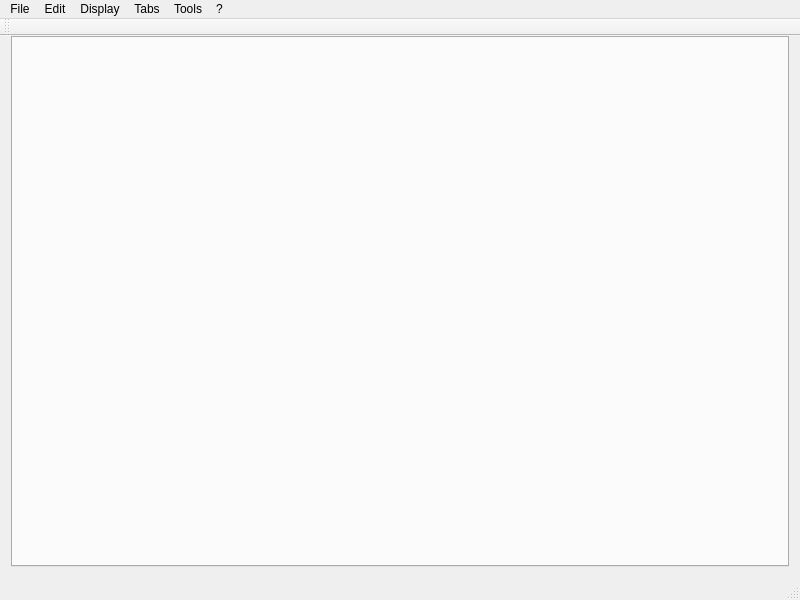
<?xml version="1.0" encoding="UTF-8"?>
<ui version="4.0">
 <class>MainWindow</class>
 <widget class="QMainWindow" name="MainWindow">
  <property name="geometry">
   <rect>
    <x>0</x>
    <y>0</y>
    <width>800</width>
    <height>600</height>
   </rect>
  </property>
  <property name="windowTitle">
   <string>TabS</string>
  </property>
  <property name="windowIcon">
   <iconset resource="ressource.qrc">
    <normaloff>:/images/TabS</normaloff>:/images/TabS</iconset>
  </property>
  <widget class="QWidget" name="centralWidget">
   <layout class="QHBoxLayout" name="horizontalLayout">
    <property name="topMargin">
     <number>0</number>
    </property>
    <item>
     <widget class="MyTabWidget" name="tabWidget">
      <property name="currentIndex">
       <number>-1</number>
      </property>
      <property name="tabsClosable">
       <bool>true</bool>
      </property>
      <property name="movable">
       <bool>true</bool>
      </property>
     </widget>
    </item>
   </layout>
  </widget>
  <widget class="QMenuBar" name="menuBar">
   <property name="geometry">
    <rect>
     <x>0</x>
     <y>0</y>
     <width>800</width>
     <height>25</height>
    </rect>
   </property>
   <widget class="QMenu" name="menuFile">
    <property name="title">
     <string>File</string>
    </property>
    <widget class="QMenu" name="menuRe_Open">
     <property name="title">
      <string>Re-Open</string>
     </property>
     <widget class="QMenu" name="menuBy_artist">
      <property name="title">
       <string>By artist</string>
      </property>
      <addaction name="separator"/>
     </widget>
     <widget class="QMenu" name="menuBy_date">
      <property name="title">
       <string>By date</string>
      </property>
      <addaction name="separator"/>
     </widget>
     <addaction name="actionOpen_previous_tabs"/>
     <addaction name="actionEdit_List"/>
     <addaction name="actionClear"/>
     <addaction name="separator"/>
     <addaction name="menuBy_artist"/>
     <addaction name="menuBy_date"/>
     <addaction name="separator"/>
    </widget>
    <addaction name="actionNew"/>
    <addaction name="actionAssist"/>
    <addaction name="separator"/>
    <addaction name="menuRe_Open"/>
    <addaction name="actionOpen"/>
    <addaction name="actionOpen_Folder"/>
    <addaction name="separator"/>
    <addaction name="actionSave"/>
    <addaction name="actionSave_as"/>
    <addaction name="actionExport_PDF"/>
    <addaction name="separator"/>
    <addaction name="actionClose"/>
    <addaction name="actionClose_All"/>
    <addaction name="separator"/>
    <addaction name="actionPreview"/>
    <addaction name="actionPrint"/>
    <addaction name="separator"/>
    <addaction name="actionQuit"/>
   </widget>
   <widget class="QMenu" name="menuEdit">
    <property name="title">
     <string>Edit</string>
    </property>
    <addaction name="actionUndo"/>
    <addaction name="actionRedo"/>
    <addaction name="separator"/>
    <addaction name="actionCut"/>
    <addaction name="actionCopy"/>
    <addaction name="actionPaste"/>
    <addaction name="separator"/>
    <addaction name="actionSelect_All"/>
    <addaction name="actionFind"/>
    <addaction name="actionFind_next"/>
    <addaction name="separator"/>
    <addaction name="actionPreferences"/>
   </widget>
   <widget class="QMenu" name="menuDisplay">
    <property name="title">
     <string>Display</string>
    </property>
    <addaction name="actionFull_Screen"/>
    <addaction name="actionEdit_mode"/>
    <addaction name="actionRead_only_mode"/>
    <addaction name="separator"/>
   </widget>
   <widget class="QMenu" name="menuTools">
    <property name="title">
     <string>Tools</string>
    </property>
    <addaction name="actionChords_manager"/>
    <addaction name="separator"/>
    <addaction name="actionSearch_lyrics"/>
    <addaction name="actionSearch_XTA"/>
    <addaction name="separator"/>
    <addaction name="actionDownload_XTA"/>
   </widget>
   <widget class="QMenu" name="menu">
    <property name="title">
     <string>?</string>
    </property>
    <addaction name="actionHelp"/>
    <addaction name="actionAbout"/>
   </widget>
   <widget class="QMenu" name="menuTabs">
    <property name="title">
     <string>Tabs</string>
    </property>
    <addaction name="actionPrevious"/>
    <addaction name="actionNext"/>
    <addaction name="separator"/>
   </widget>
   <addaction name="menuFile"/>
   <addaction name="menuEdit"/>
   <addaction name="menuDisplay"/>
   <addaction name="menuTabs"/>
   <addaction name="menuTools"/>
   <addaction name="menu"/>
  </widget>
  <widget class="QToolBar" name="mainToolBar">
   <attribute name="toolBarArea">
    <enum>TopToolBarArea</enum>
   </attribute>
   <attribute name="toolBarBreak">
    <bool>true</bool>
   </attribute>
  </widget>
  <widget class="QStatusBar" name="statusBar"/>
  <action name="actionOpen">
   <property name="icon">
    <iconset resource="ressource.qrc">
     <normaloff>:/images/open</normaloff>:/images/open</iconset>
   </property>
   <property name="text">
    <string>Open</string>
   </property>
   <property name="shortcut">
    <string>Ctrl+O</string>
   </property>
   <property name="iconVisibleInMenu">
    <bool>true</bool>
   </property>
  </action>
  <action name="actionNew">
   <property name="icon">
    <iconset resource="ressource.qrc">
     <normaloff>:/images/new</normaloff>:/images/new</iconset>
   </property>
   <property name="text">
    <string>New</string>
   </property>
   <property name="shortcut">
    <string>Ctrl+N</string>
   </property>
   <property name="iconVisibleInMenu">
    <bool>true</bool>
   </property>
  </action>
  <action name="actionAssist">
   <property name="enabled">
    <bool>false</bool>
   </property>
   <property name="text">
    <string>Assist</string>
   </property>
   <property name="shortcut">
    <string>Ctrl+Shift+N</string>
   </property>
  </action>
  <action name="actionOpen_Folder">
   <property name="text">
    <string>Open Folder</string>
   </property>
   <property name="shortcut">
    <string>Ctrl+F</string>
   </property>
  </action>
  <action name="actionEdit_List">
   <property name="enabled">
    <bool>false</bool>
   </property>
   <property name="text">
    <string>Edit List</string>
   </property>
  </action>
  <action name="actionClear">
   <property name="text">
    <string>Clear</string>
   </property>
  </action>
  <action name="actionSave">
   <property name="icon">
    <iconset resource="ressource.qrc">
     <normaloff>:/images/save</normaloff>:/images/save</iconset>
   </property>
   <property name="text">
    <string>Save</string>
   </property>
   <property name="shortcut">
    <string>Ctrl+S</string>
   </property>
   <property name="iconVisibleInMenu">
    <bool>true</bool>
   </property>
  </action>
  <action name="actionSave_as">
   <property name="icon">
    <iconset resource="ressource.qrc">
     <normaloff>:/images/save-as</normaloff>:/images/save-as</iconset>
   </property>
   <property name="text">
    <string>Save as</string>
   </property>
   <property name="shortcut">
    <string>Ctrl+Shift+S</string>
   </property>
   <property name="iconVisibleInMenu">
    <bool>true</bool>
   </property>
  </action>
  <action name="actionClose">
   <property name="icon">
    <iconset resource="ressource.qrc">
     <normaloff>:/images/close</normaloff>:/images/close</iconset>
   </property>
   <property name="text">
    <string>Close</string>
   </property>
   <property name="shortcut">
    <string>Ctrl+W</string>
   </property>
   <property name="iconVisibleInMenu">
    <bool>true</bool>
   </property>
  </action>
  <action name="actionClose_All">
   <property name="text">
    <string>Close All</string>
   </property>
   <property name="shortcut">
    <string>Ctrl+Shift+W</string>
   </property>
  </action>
  <action name="actionPreview">
   <property name="icon">
    <iconset resource="ressource.qrc">
     <normaloff>:/images/print-preview</normaloff>:/images/print-preview</iconset>
   </property>
   <property name="text">
    <string>Preview</string>
   </property>
   <property name="shortcut">
    <string>Ctrl+Shift+P</string>
   </property>
   <property name="iconVisibleInMenu">
    <bool>true</bool>
   </property>
  </action>
  <action name="actionPrint">
   <property name="icon">
    <iconset resource="ressource.qrc">
     <normaloff>:/images/print</normaloff>:/images/print</iconset>
   </property>
   <property name="text">
    <string>Print</string>
   </property>
   <property name="shortcut">
    <string>Ctrl+P</string>
   </property>
   <property name="iconVisibleInMenu">
    <bool>true</bool>
   </property>
  </action>
  <action name="actionQuit">
   <property name="icon">
    <iconset resource="ressource.qrc">
     <normaloff>:/images/app-close</normaloff>:/images/app-close</iconset>
   </property>
   <property name="text">
    <string>Quit</string>
   </property>
   <property name="shortcut">
    <string>Ctrl+Q</string>
   </property>
   <property name="iconVisibleInMenu">
    <bool>true</bool>
   </property>
  </action>
  <action name="actionUndo">
   <property name="icon">
    <iconset resource="ressource.qrc">
     <normaloff>:/images/undo</normaloff>:/images/undo</iconset>
   </property>
   <property name="text">
    <string>Undo</string>
   </property>
   <property name="shortcut">
    <string>Ctrl+Z</string>
   </property>
   <property name="iconVisibleInMenu">
    <bool>true</bool>
   </property>
  </action>
  <action name="actionRedo">
   <property name="icon">
    <iconset resource="ressource.qrc">
     <normaloff>:/images/redo</normaloff>:/images/redo</iconset>
   </property>
   <property name="text">
    <string>Redo</string>
   </property>
   <property name="shortcut">
    <string>Ctrl+Shift+Z</string>
   </property>
   <property name="iconVisibleInMenu">
    <bool>true</bool>
   </property>
  </action>
  <action name="actionCut">
   <property name="icon">
    <iconset resource="ressource.qrc">
     <normaloff>:/images/cut</normaloff>:/images/cut</iconset>
   </property>
   <property name="text">
    <string>Cut</string>
   </property>
   <property name="shortcut">
    <string>Ctrl+X</string>
   </property>
   <property name="iconVisibleInMenu">
    <bool>true</bool>
   </property>
  </action>
  <action name="actionCopy">
   <property name="icon">
    <iconset resource="ressource.qrc">
     <normaloff>:/images/copy</normaloff>:/images/copy</iconset>
   </property>
   <property name="text">
    <string>Copy</string>
   </property>
   <property name="shortcut">
    <string>Ctrl+C</string>
   </property>
   <property name="iconVisibleInMenu">
    <bool>true</bool>
   </property>
  </action>
  <action name="actionPaste">
   <property name="icon">
    <iconset resource="ressource.qrc">
     <normaloff>:/images/paste</normaloff>:/images/paste</iconset>
   </property>
   <property name="text">
    <string>Paste</string>
   </property>
   <property name="shortcut">
    <string>Ctrl+V</string>
   </property>
   <property name="iconVisibleInMenu">
    <bool>true</bool>
   </property>
  </action>
  <action name="actionSelect_All">
   <property name="text">
    <string>Select All</string>
   </property>
   <property name="shortcut">
    <string>Ctrl+A</string>
   </property>
  </action>
  <action name="actionFind">
   <property name="enabled">
    <bool>false</bool>
   </property>
   <property name="text">
    <string>Find</string>
   </property>
   <property name="shortcut">
    <string>Ctrl+F</string>
   </property>
  </action>
  <action name="actionFind_next">
   <property name="enabled">
    <bool>false</bool>
   </property>
   <property name="text">
    <string>Find next</string>
   </property>
   <property name="shortcut">
    <string>F3</string>
   </property>
  </action>
  <action name="actionPreferences">
   <property name="icon">
    <iconset resource="ressource.qrc">
     <normaloff>:/images/config</normaloff>:/images/config</iconset>
   </property>
   <property name="text">
    <string>Preferences</string>
   </property>
   <property name="iconVisibleInMenu">
    <bool>true</bool>
   </property>
  </action>
  <action name="actionFull_Screen">
   <property name="checkable">
    <bool>true</bool>
   </property>
   <property name="icon">
    <iconset resource="ressource.qrc">
     <normaloff>:/images/fullscreen</normaloff>
     <normalon>:/images/normalscreen</normalon>:/images/fullscreen</iconset>
   </property>
   <property name="text">
    <string>Full Screen</string>
   </property>
   <property name="shortcut">
    <string>Ctrl+Return</string>
   </property>
   <property name="iconVisibleInMenu">
    <bool>true</bool>
   </property>
  </action>
  <action name="actionSearch_lyrics">
   <property name="icon">
    <iconset resource="ressource.qrc">
     <normaloff>:/images/web</normaloff>:/images/web</iconset>
   </property>
   <property name="text">
    <string>Search lyrics</string>
   </property>
   <property name="iconVisibleInMenu">
    <bool>true</bool>
   </property>
  </action>
  <action name="actionSearch_XTA">
   <property name="icon">
    <iconset resource="ressource.qrc">
     <normaloff>:/images/web</normaloff>:/images/web</iconset>
   </property>
   <property name="text">
    <string>Search XTA</string>
   </property>
   <property name="iconVisibleInMenu">
    <bool>true</bool>
   </property>
  </action>
  <action name="actionOpen_previous_tabs">
   <property name="text">
    <string>Open previous tabs</string>
   </property>
  </action>
  <action name="actionChords_manager">
   <property name="icon">
    <iconset resource="ressource.qrc">
     <normaloff>:/images/chord</normaloff>:/images/chord</iconset>
   </property>
   <property name="text">
    <string>Chords manager</string>
   </property>
   <property name="iconVisibleInMenu">
    <bool>true</bool>
   </property>
  </action>
  <action name="actionEdit_mode">
   <property name="icon">
    <iconset resource="ressource.qrc">
     <normaloff>:/images/setup</normaloff>:/images/setup</iconset>
   </property>
   <property name="text">
    <string>Edit mode</string>
   </property>
   <property name="shortcut">
    <string>Ctrl+E</string>
   </property>
   <property name="visible">
    <bool>false</bool>
   </property>
   <property name="iconVisibleInMenu">
    <bool>true</bool>
   </property>
  </action>
  <action name="actionRead_only_mode">
   <property name="icon">
    <iconset resource="ressource.qrc">
     <normaloff>:/images/file-icon</normaloff>:/images/file-icon</iconset>
   </property>
   <property name="text">
    <string>Read-only mode</string>
   </property>
   <property name="shortcut">
    <string>Ctrl+R</string>
   </property>
   <property name="visible">
    <bool>true</bool>
   </property>
   <property name="iconVisibleInMenu">
    <bool>true</bool>
   </property>
  </action>
  <action name="actionExport_PDF">
   <property name="icon">
    <iconset resource="ressource.qrc">
     <normaloff>:/images/pdf</normaloff>:/images/pdf</iconset>
   </property>
   <property name="text">
    <string>Export PDF</string>
   </property>
   <property name="iconVisibleInMenu">
    <bool>true</bool>
   </property>
  </action>
  <action name="actionDownload_XTA">
   <property name="icon">
    <iconset resource="ressource.qrc">
     <normaloff>:/images/web</normaloff>:/images/web</iconset>
   </property>
   <property name="text">
    <string>Download XTA</string>
   </property>
   <property name="iconVisibleInMenu">
    <bool>true</bool>
   </property>
  </action>
  <action name="actionHelp">
   <property name="enabled">
    <bool>false</bool>
   </property>
   <property name="icon">
    <iconset resource="ressource.qrc">
     <normaloff>:/images/help</normaloff>:/images/help</iconset>
   </property>
   <property name="text">
    <string>Help</string>
   </property>
   <property name="iconVisibleInMenu">
    <bool>true</bool>
   </property>
  </action>
  <action name="actionAbout">
   <property name="icon">
    <iconset resource="ressource.qrc">
     <normaloff>:/images/info</normaloff>:/images/info</iconset>
   </property>
   <property name="text">
    <string>About</string>
   </property>
   <property name="iconVisibleInMenu">
    <bool>true</bool>
   </property>
  </action>
  <action name="actionPrevious">
   <property name="text">
    <string>Previous</string>
   </property>
   <property name="shortcut">
    <string>Alt+Left</string>
   </property>
   <property name="iconVisibleInMenu">
    <bool>true</bool>
   </property>
  </action>
  <action name="actionNext">
   <property name="text">
    <string>Next</string>
   </property>
   <property name="shortcut">
    <string>Alt+Right</string>
   </property>
   <property name="iconVisibleInMenu">
    <bool>true</bool>
   </property>
  </action>
 </widget>
 <layoutdefault spacing="6" margin="11"/>
 <customwidgets>
  <customwidget>
   <class>MyTabWidget</class>
   <extends>QTabWidget</extends>
   <header location="global">mytabwidget.h</header>
   <container>1</container>
  </customwidget>
 </customwidgets>
 <resources>
  <include location="ressource.qrc"/>
 </resources>
 <connections>
  <connection>
   <sender>actionQuit</sender>
   <signal>triggered()</signal>
   <receiver>MainWindow</receiver>
   <slot>close()</slot>
   <hints>
    <hint type="sourcelabel">
     <x>-1</x>
     <y>-1</y>
    </hint>
    <hint type="destinationlabel">
     <x>269</x>
     <y>201</y>
    </hint>
   </hints>
  </connection>
 </connections>
</ui>
